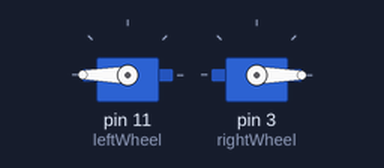
This sketch was run on a simulated Arduino Uno, built with avr-gcc and run on an emulated ATmega328P. Shown: 2 × servo.

Above: at 1.05 s.
At 12.0 s:
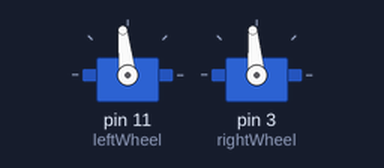
Timing chart, 0 to 15.3 s (numbered marks = the images above):
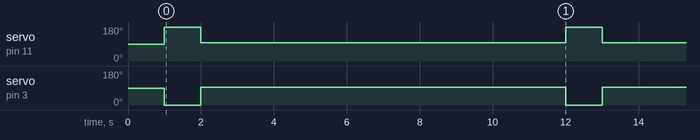

Measured:
- by itself, servo on pin 11 (leftWheel): alternates 180° for 1.0 s and 96° for 10.0 s
- by itself, servo on pin 3 (rightWheel): alternates 95° for 10.0 s and 0° for 1.0 s

The sketch:

Moving_a_Cart.ino
```cpp
 #include <Servo.h>
/*
Moving a Cart
*/

Servo leftWheel; // Left Wheel
Servo rightWheel; // Right Wheel

void setup() {
  leftWheel.attach(11); // attach servo object to pin
  rightWheel.attach(3); // attach servo object to pin
  delay(1000);
}

void foreward(){
  leftWheel.write(180);
  rightWheel.write(0);
}

void backward(){
  leftWheel.write(0);
  rightWheel.write(180);
}

void right(){
  leftWheel.write(180);
  rightWheel.write(90);
}

void left(){
  leftWheel.write(90);
  rightWheel.write(180);
}

void stop(){
  leftWheel.write(96);
  rightWheel.write(95);
}

void loop() {

  foreward();
  delay(1000);
  stop();
  delay(10000);
}
```
